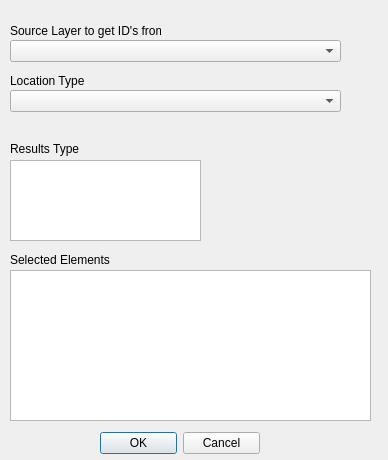
<?xml version="1.0" encoding="UTF-8"?>
<ui version="4.0">
 <class>coastalmeqgis_1d_iface</class>
 <widget class="QDialog" name="coastalmeqgis_1d_iface">
  <property name="windowModality">
   <enum>Qt::ApplicationModal</enum>
  </property>
  <property name="enabled">
   <bool>true</bool>
  </property>
  <property name="geometry">
   <rect>
    <x>0</x>
    <y>0</y>
    <width>388</width>
    <height>460</height>
   </rect>
  </property>
  <property name="mouseTracking">
   <bool>false</bool>
  </property>
  <property name="windowTitle">
   <string>COASTALME Results Viewer Interface to TUF1D.py</string>
  </property>
  <widget class="QDialogButtonBox" name="buttonBox">
   <property name="geometry">
    <rect>
     <x>100</x>
     <y>430</y>
     <width>160</width>
     <height>26</height>
    </rect>
   </property>
   <property name="orientation">
    <enum>Qt::Horizontal</enum>
   </property>
   <property name="standardButtons">
    <set>QDialogButtonBox::Cancel|QDialogButtonBox::Ok</set>
   </property>
  </widget>
  <widget class="QLabel" name="label1">
   <property name="geometry">
    <rect>
     <x>10</x>
     <y>70</y>
     <width>108</width>
     <height>22</height>
    </rect>
   </property>
   <property name="text">
    <string>Location Type</string>
   </property>
  </widget>
  <widget class="QLabel" name="label2">
   <property name="geometry">
    <rect>
     <x>10</x>
     <y>138</y>
     <width>108</width>
     <height>22</height>
    </rect>
   </property>
   <property name="text">
    <string>Results Type</string>
   </property>
  </widget>
  <widget class="QListWidget" name="ResTypeList">
   <property name="geometry">
    <rect>
     <x>10</x>
     <y>160</y>
     <width>191</width>
     <height>81</height>
    </rect>
   </property>
   <property name="selectionMode">
    <enum>QAbstractItemView::ExtendedSelection</enum>
   </property>
  </widget>
  <widget class="QLabel" name="label3">
   <property name="geometry">
    <rect>
     <x>10</x>
     <y>249</y>
     <width>108</width>
     <height>22</height>
    </rect>
   </property>
   <property name="text">
    <string>Selected Elements</string>
   </property>
  </widget>
  <widget class="QListWidget" name="IDList">
   <property name="geometry">
    <rect>
     <x>10</x>
     <y>270</y>
     <width>361</width>
     <height>151</height>
    </rect>
   </property>
   <property name="selectionMode">
    <enum>QAbstractItemView::ExtendedSelection</enum>
   </property>
  </widget>
  <widget class="QComboBox" name="locationDrop">
   <property name="geometry">
    <rect>
     <x>10</x>
     <y>90</y>
     <width>331</width>
     <height>22</height>
    </rect>
   </property>
  </widget>
  <widget class="QComboBox" name="sourcelayer">
   <property name="geometry">
    <rect>
     <x>10</x>
     <y>40</y>
     <width>331</width>
     <height>22</height>
    </rect>
   </property>
  </widget>
  <widget class="QLabel" name="label1_2">
   <property name="geometry">
    <rect>
     <x>10</x>
     <y>20</y>
     <width>151</width>
     <height>22</height>
    </rect>
   </property>
   <property name="text">
    <string>Source Layer to get ID's from</string>
   </property>
  </widget>
 </widget>
 <resources/>
 <connections/>
</ui>
